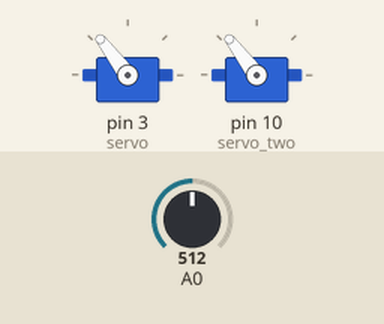
Bench run of a sketch on a simulated Arduino Uno, built with avr-gcc and run on an emulated ATmega328P. Shown: 2 × servo. The test bench sets the inputs (shaded band); at power-on: A0 = 512.

Above: at 1.2 s.
1.3 s: A0 set to 716
At 2.2 s:
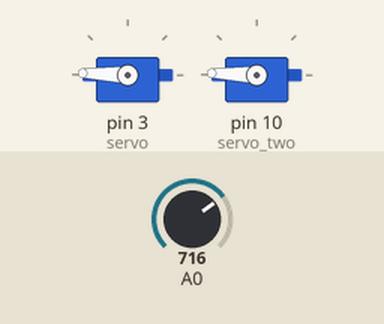
2.8 s: A0 set to 900
At 3.4 s:
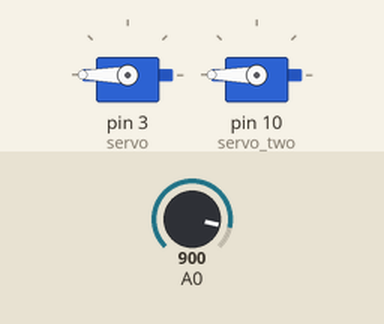
4.3 s: A0 set to 306
At 5.5 s:
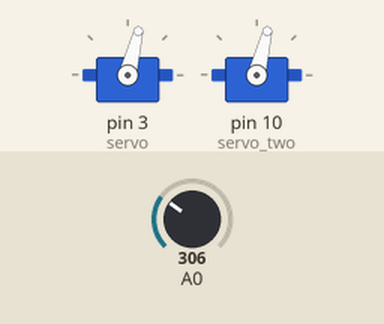
5.8 s: A0 set to 122
At 6.9 s:
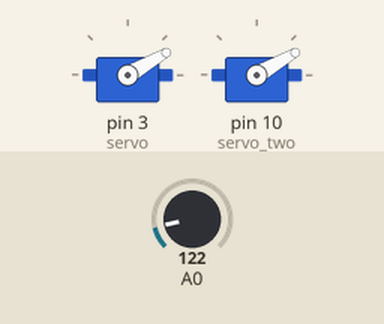
7.3 s: A0 set to 0
At 8.0 s:
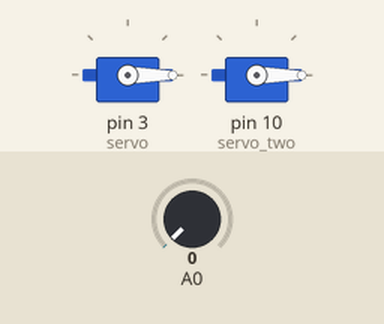
8.8 s: A0 set to 511
At 9.2 s:
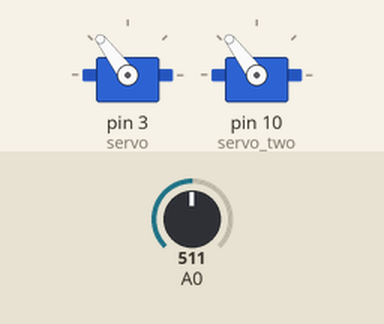
Timing chart, 0 to 11.3 s (numbered marks = the images above; inputs shaded):
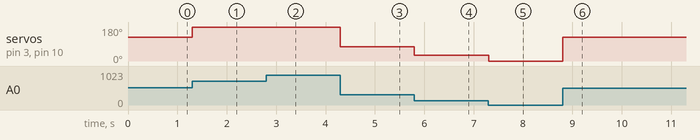

The sketch:

servo_control.ino
```cpp
#include <Servo.h>
// Instantiate object
Servo servo;
Servo servo_two;
int pos = 3;
int pos_two = 10;


void setup() {
  // Set up pins for the motors
  // Almost the same as pinMode function
  servo.attach(3);
  servo_two.attach(10);
}

void loop() {

  // Read potentiometer value
  int val = analogRead(A0);

  // Map values since the motor might need
  int mapped = map(val,0,1023,0,255);

  servo.write(mapped);
  servo_two.write(mapped);
}
```

Measured:
- after the input at 1.3 s, servo on pin 3 (servo), servo on pin 10 (servo_two): 127° → 178° at once
- after the input at 2.8 s, servo on pin 3 (servo), servo on pin 10 (servo_two): 178° → 180° at once
- after the input at 4.3 s, servo on pin 3 (servo), servo on pin 10 (servo_two): 180° → 76° at once
- after the input at 5.8 s, servo on pin 3 (servo), servo on pin 10 (servo_two): 76° → 30° at once
- after the input at 7.3 s, servo on pin 3 (servo), servo on pin 10 (servo_two): 30° → 0° at once
- after the input at 8.8 s, servo on pin 3 (servo), servo on pin 10 (servo_two): 0° → 127° at once
